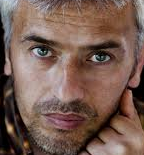
#> input picture male_face.png, 144 x 155 px, found by its file name
$ jupyter execute --allow-errors Untitled.ipynb
#> lines starting #> are read from the running program, lines starting #| are printed output that depends on the picture
[cell 1]
import cv2
import numpy as np


image = cv2.imread('./test files/male_face.png',1)
#> image is the input picture: shape (155, 144, 3); mean B, G, R 82.5, 93, 119.4

black = cv2.cvtColor(image , cv2.COLOR_BGR2GRAY)
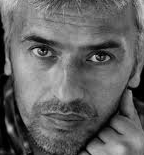
#> black: shape (155, 144); min 0, max 205, mean 99.7


point1 = (0 , image.shape[0])
#> point1 = (0, 155)
middlepoint = (image.shape[1] / 2 , image.shape[0] / 2)
#> middlepoint = (72, 77.5)
lastpoint = (image.shape[1] , image.shape[0])
#> lastpoint = (144, 155)

r = [

     (0 , image.shape[0]) ,
     (image.shape[1] / 2 , image.shape[0] / 2) ,
     (image.shape[1] , image.shape[0])
]
#> r = [(0, 155), (72, 77.5), (144, 155)]

arr = np.array(r , np.int32)
#> arr = [[0, 155], [72, 77], [144, 155]]

complete_black = np.zeros((image.shape[0] , image.shape[1]))

#> (the rest of this cell did not finish here and is left out)


$ run again, with 0.jpg saved as male_face.png
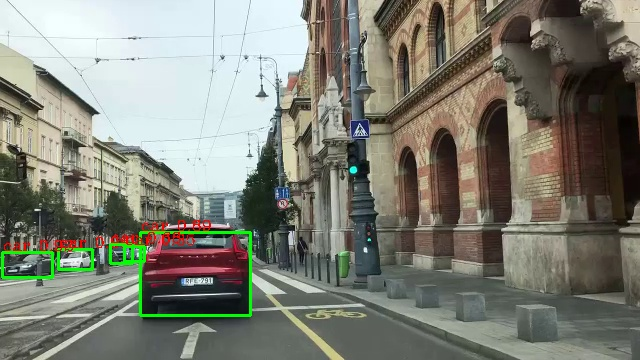
#> input picture 0.jpg, 640 x 360 px, found by its file name
#> image is the input picture: shape (360, 640, 3); mean B, G, R 116.7, 127.7, 126.5
#> `black = cv2.cvtColor(image , cv2.COLOR_BGR2GRAY)`:
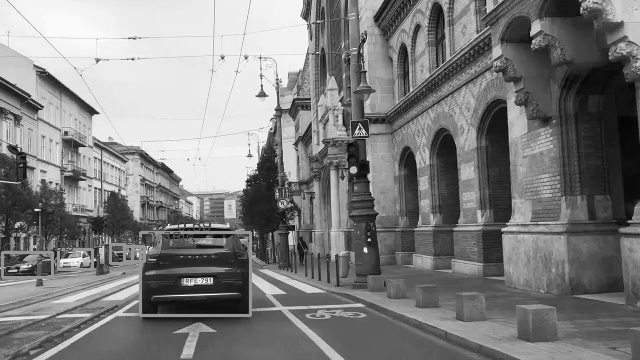
#> black: shape (360, 640); min 1, max 254, mean 126.1
